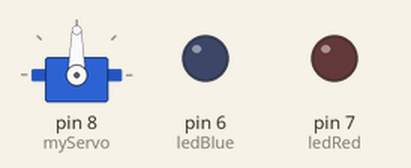
Bench run of a sketch on a simulated Arduino Uno, built with avr-gcc and run on an emulated ATmega328P. Shown: servo, output pins drawn as LEDs (lit = HIGH).

Above: at 0.05 s.
At 8.15 s:
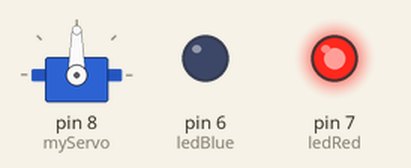
At 13.1 s:
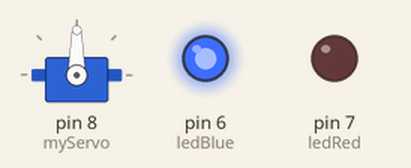
At 14.9 s:
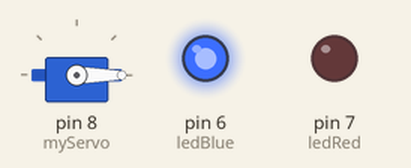
At 29.9 s:
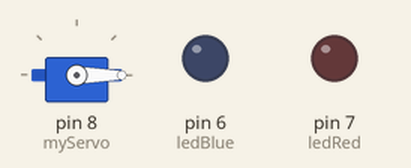
Timing chart, 0 to 39.0 s (numbered marks = the images above):
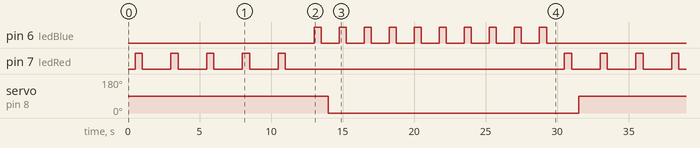

The sketch:

main.ino
```cpp
#include <Servo.h>
int ledRed= 7;
int ledBlue= 6;
int myBlink;
Servo myServo;

void setup() {
Serial.begin(9600);
pinMode(ledRed, OUTPUT);
pinMode(ledBlue, OUTPUT);
myServo.attach(8);


}

void loop() {
   for(int j=1;j<=5;j=j+1){
    delay(500);
    digitalWrite(ledRed, HIGH);
    delay(500);
    digitalWrite(ledRed, LOW);
    delay(500);
    myServo.write(90);
    delay(1000);


    }
    for(int j=1;j<=10;j=j+1){
    delay(500);
    digitalWrite(ledBlue, HIGH);
    delay(500);
    digitalWrite(ledBlue, LOW);
    delay(500);
    myServo.write(-90);
    delay(250);


    }


}
```

Measured:
- by itself, pin 6 (ledBlue): repeats every 30.0 s: 9 × (LOW 1.3 s, HIGH 0.50 s), LOW 13.8 s, HIGH 0.50 s
- by itself, pin 7 (ledRed): repeats every 30.0 s: 4 × (LOW 2.0 s, HIGH 0.50 s), LOW 19.5 s, HIGH 0.50 s
- by itself, servo on pin 8 (myServo): alternates 90° for 12.5 s and 0° for 17.5 s
